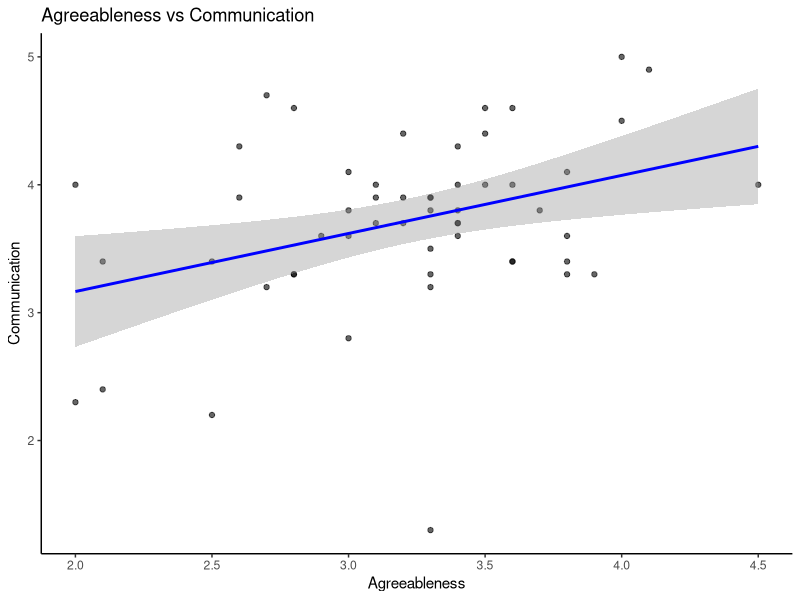

Write the R code that produced this figure. (Note: this script raises an error after producing the figure.)
df <- read.csv("data/HEXACO_TWQ_raw-data.csv", sep = ";", check.names = FALSE)

library(tidyr)

# identify and reverse-score the reverse items of HEXACO
reverse_items <- c(
  # Honesty-Humility
  "F12r", "F24r", "F30r", "F42r", "F48r", "F60r",
  # Emotionality
  "F35r", "F41r", "F53r", "F59r",
  # Extraversion
  "F10r", "F28r", "F46r", "F52r",
  # Agreeableness
  "F09r", "F15r", "F21r", "F57r",
  # Conscientiousness
  "F14r", "F20r", "F26r", "F32r", "F44r", "F56r",
  # Openness
  "F01r", "F31r", "F49r"
)

reverse_items <- intersect(reverse_items, names(df))

for (item in reverse_items){
  df[[item]] <- 6 - df[[item]]
}

# calculate scores for each HEXACO dimension
H_items <- c("F06", "F30r", "F54", "F12r", "F36", "F60r",
             "F18", "F42r", "F24r", "F48r")

E_items <- c("F05", "F29", "F53r", "F11", "F35r",
             "F17", "F41r", "F23", "F47", "F59r")

X_items <- c("F04", "F28r", "F52r", "F10r", "F34", "F58",
             "F16", "F40", "F22", "F46r")

A_items <- c("F03", "F27", "F09r", "F33", "F51",
             "F15r", "F39", "F57r", "F21r", "F45")

C_items <- c("F02", "F26r", "F08", "F32r", "F14r", "F38", "F50",
             "F20r", "F44r", "F56r")

O_items <- c("F01r", "F25", "F07", "F31r", "F13", "F37",
             "F49r", "F19", "F43", "F55")

df$honesty_humility <- rowMeans(df[, H_items], na.rm = TRUE)
df$emotionality <- rowMeans(df[, E_items], na.rm = TRUE)
df$extraversion <- rowMeans(df[, X_items], na.rm = TRUE)
df$agreeableness <- rowMeans(df[, A_items], na.rm = TRUE)
df$conscientiousness <- rowMeans(df[, C_items], na.rm = TRUE)
df$openness <- rowMeans(df[, O_items], na.rm = TRUE)

# TWQ has six dimensions: Communication (CMNC), Coordination (CRDN),
# Balance (BLNC), Support (SPRT), Commitment (COMT), Cohesion (COHS)

# identify and reverse-score the reverse items of TWQ
twq_reverse <- c("CMNC04r", "CMNC06r", "CMNC07r", "CRDN4r", "BLNC3r",
                 "COMT4r", "COHS02r", "COHS06r")

for (item in intersect(twq_reverse, names(df))) {
  df[[item]] <- 6 - df[[item]]
}

CMNC_items <- c("CMNC01", "CMNC02", "CMNC03", "CMNC04r", "CMNC05",
                "CMNC06r", "CMNC07r", "CMNC08", "CMNC09", "CMNC10")
CRDN_items <- c("CRDN1", "CRDN2", "CRDN3", "CRDN4r")
BLNC_items <- c("BLNC1", "BLNC2", "BLNC3r")
SPRT_items <- c("SPRT1", "SPRT2", "SPRT3", "SPRT4", "SPRT5", "SPRT6")
COMT_items <- c("COMT1", "COMT2", "COMT3", "COMT4r")
COHS_items <- c("COHS01", "COHS02r", "COHS03", "COHS04", "COHS05",
                "COHS06r", "COHS07", "COHS08", "COHS09", "COHS10")

# calculate scores for each TWQ dimension
df$communication <- rowMeans(df[, CMNC_items], na.rm = TRUE)
df$coordination <- rowMeans(df[, CRDN_items], na.rm = TRUE)
df$balance <- rowMeans(df[, BLNC_items], na.rm = TRUE)
df$support <- rowMeans(df[, SPRT_items], na.rm = TRUE)
df$commitment <- rowMeans(df[, COMT_items], na.rm = TRUE)
df$cohesion <- rowMeans(df[, COHS_items], na.rm = TRUE)

# Summary table: mean and SD for HEXACO and TWQ
vars <- c("honesty_humility", "emotionality", "extraversion",
          "agreeableness", "conscientiousness", "openness",
          "communication", "coordination", "balance",
          "support", "commitment", "cohesion")

summary_table <- data.frame(
  variable = vars,
  mean = sapply(df[, vars], mean, na.rm = TRUE),
  sd = sapply(df[, vars], sd, na.rm = TRUE)
)

summary_table$mean <- round(summary_table$mean, 2)
summary_table$sd <- round(summary_table$sd, 2)
summary_table$type <- c(rep("HEXACO", 6), rep("TWQ", 6))

# correlation analysis
cor_vars <- c("honesty_humility", "emotionality", "extraversion",
              "agreeableness", "conscientiousness", "openness",
              "communication", "coordination", "balance",
              "support", "commitment", "cohesion")

cor_mat <- cor(df[, cor_vars], use = "pairwise.complete.obs")
round(cor_mat, 2)

# an example of plotting
# I chose "agreeableness" (HEXACO) and "communication" (TWQ) as an example,
# because they showed the strongest correlation.
library(ggplot2)

communication_plot <- ggplot(df, aes(x = agreeableness, y = communication)) +
  geom_point(alpha = 0.6) +
  geom_smooth(method = "lm", se = TRUE, color = "blue") +
  labs(
    x = "Agreeableness",
    y = "Communication",
    title = "Agreeableness vs Communication"
  ) +
  theme_classic()

# also here is the example of regression.
# regression: does agreeableness predict communication?
model <- lm(communication ~ agreeableness, data = df)
summary(model)

write.csv(df_clean, "processed_data.csv", row.names = FALSE)
write.csv(df, "processed_data_raw.csv", row.names = FALSE)
